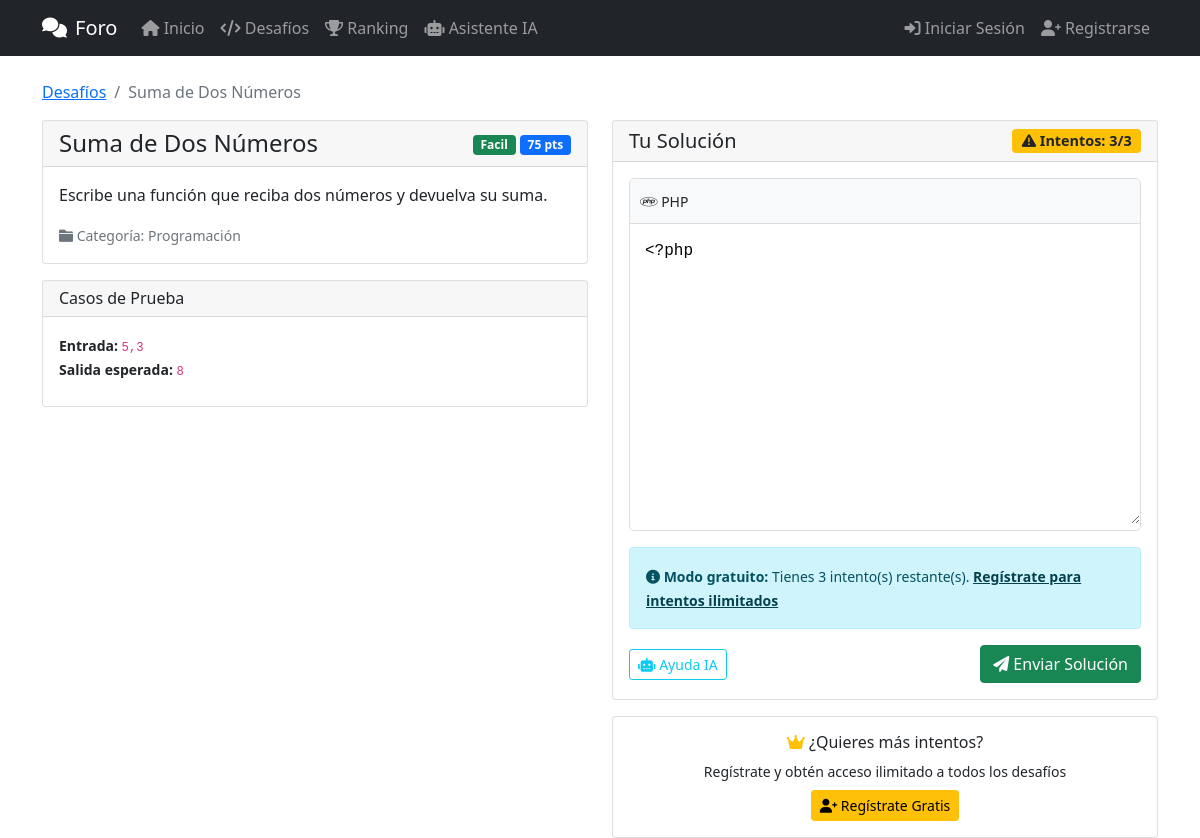
Screenshot of /desafio.php?id=2 with the database file from the repository.
### tables this page shows
CREATE TABLE desafios (
    id INT AUTO_INCREMENT PRIMARY KEY,
    titulo VARCHAR(255) NOT NULL,
    descripcion TEXT NOT NULL,
    codigo_base TEXT,
    categoria_id INT,
    dificultad ENUM('facil', 'medio', 'dificil') DEFAULT 'medio',
    puntos INT DEFAULT 100,
    fecha_creacion TIMESTAMP DEFAULT CURRENT_TIMESTAMP,
    FOREIGN KEY (categoria_id) REFERENCES categorias(id)
);

CREATE TABLE categorias (
    id INT AUTO_INCREMENT PRIMARY KEY,
    nombre VARCHAR(100) NOT NULL,
    descripcion TEXT
);

CREATE TABLE casos_prueba (
    id INT AUTO_INCREMENT PRIMARY KEY,
    desafio_id INT,
    entrada TEXT NOT NULL,
    salida_esperada TEXT NOT NULL,
    es_visible BOOLEAN DEFAULT FALSE,
    FOREIGN KEY (desafio_id) REFERENCES desafios(id)
);

### includes/auth.php (called while the page is built, shortened)
<?php
if (!function_exists('isLoggedIn')) {
    function isLoggedIn()
    {
        return isset($_SESSION['user_id']);
    }
}

### desafio.php (the view, shortened to what this page needs)
<?php
include_once 'includes/auth.php';
$desafio_id = $_GET['id'] ?? 0;
$database = new Database();
$db = $database->getConnection();
$query = "SELECT d.*, c.nombre as categoria_nombre
          FROM desafios d
          JOIN categorias c ON d.categoria_id = c.id
          WHERE d.id = ?";
$stmt = $db->prepare($query);
$stmt->execute([$desafio_id]);
$desafio = $stmt->fetch(PDO::FETCH_ASSOC);
$intentos_key = 'desafio_intentos_' . $desafio_id;
$max_intentos = 3;
$intentos_restantes = isLoggedIn() ? 'ilimitados' : $_SESSION[$intentos_key];
$solucion_existente = null;
?>
<!DOCTYPE html>
<html lang="es">
<head>
    <link href="https://cdn.jsdelivr.net/npm/bootstrap@5.1.3/dist/css/bootstrap.min.css" rel="stylesheet">
    <link rel="stylesheet" href="https://cdnjs.cloudflare.com/ajax/libs/font-awesome/6.0.0/css/all.min.css">
</head>
<body>
    <?php include 'navbar.php'; ?>
    <div class="container mt-4">
        <nav aria-label="breadcrumb">
            <ol class="breadcrumb">
                <li class="breadcrumb-item"><a href="desafios.php">Desafíos</a></li>
                <li class="breadcrumb-item active"><?php echo htmlspecialchars($desafio['titulo']); ?></li>
            </ol>
        </nav>
        <div class="row">
            <div class="col-md-6">
                <div class="card">
                    <div class="card-header d-flex justify-content-between align-items-center">
                        <h4 class="mb-0"><?php echo htmlspecialchars($desafio['titulo']); ?></h4>
                        <div>
                            <span class="badge bg-<?php echo $desafio['dificultad'] == 'facil' ? 'success' : ($desafio['dificultad'] == 'medio' ? 'warning' : 'danger'); ?>">
                                <?php echo ucfirst($desafio['dificultad']); ?>
                            </span>
                            <span class="badge bg-primary"><?php echo $desafio['puntos']; ?> pts</span>
                        </div>
                    </div>
                    <div class="card-body">
                        <p class="card-text"><?php echo nl2br(htmlspecialchars($desafio['descripcion'])); ?></p>
                        <div class="mt-3">
                            <small class="text-muted">
                                <i class="fas fa-folder"></i> Categoría: <?php echo htmlspecialchars($desafio['categoria_nombre']); ?>
                            </small>
                        </div>
                    </div>
                </div>
                <div class="card mt-3">
                    <div class="card-header">
                        <h6 class="mb-0">Casos de Prueba</h6>
                    </div>
                    <div class="card-body">
                        <?php
                        $query = "SELECT * FROM casos_prueba WHERE desafio_id = ? AND es_visible = TRUE";
                        $stmt = $db->prepare($query);
                        $stmt->execute([$desafio_id]);
                        $casos_visibles = $stmt->fetchAll(PDO::FETCH_ASSOC);
                        foreach($casos_visibles as $caso): ?>
                            <div class="mb-2">
                                <small><strong>Entrada:</strong> <code><?php echo htmlspecialchars($caso['entrada'] ?: '(ninguna)'); ?></code></small><br>
                                <small><strong>Salida esperada:</strong> <code><?php echo htmlspecialchars($caso['salida_esperada']); ?></code></small>
                            </div>
                        <?php endforeach; ?>
                    </div>
                </div>
            </div>
            <div class="col-md-6">
                <div class="card">
                    <div class="card-header d-flex justify-content-between align-items-center">
                        <h5 class="mb-0">Tu Solución</h5>
                        <?php if (!isLoggedIn()): ?>
                            <span class="badge bg-warning text-dark attempts-badge">
                                <i class="fas fa-exclamation-triangle"></i>
                                Intentos: <?php echo $intentos_restantes; ?>/<?php echo $max_intentos; ?>
                            </span>
                        <?php endif; ?>
                    </div>
                    <div class="card-body">
                        <?php if(!$solucion_existente): ?>
                            <?php if (!isLoggedIn() && $_SESSION[$intentos_key] <= 0): ?>
                                <div class="alert alert-warning text-center">
                                    <h5><i class="fas fa-exclamation-triangle"></i> ¡Límite de intentos alcanzado!</h5>
                                    <p>Has usado tus 3 intentos gratuitos. Regístrate para tener intentos ilimitados.</p>
                                    <a href="register.php?motivo=limite_intentos&desafio=<?php echo $desafio_id; ?>"
                                       class="btn btn-primary btn-lg">
                                        <i class="fas fa-user-plus"></i> Regístrate Gratis
                                    </a>
                                    <div class="mt-2">
                                        <small class="text-muted">¿Ya tienes cuenta? <a href="login.php">Inicia sesión</a></small>
                                    </div>
                                </div>
                            <?php else: ?>
                                <form method="POST">
                                    <div class="editor-container mb-3">
                                        <div class="editor-header">
                                            <small><i class="fab fa-php"></i> PHP</small>
                                        </div>
                                        <textarea class="code-editor" name="codigo_solucion"
                                                  placeholder="Escribe tu código aquí..."
                                                  required><?php echo htmlspecialchars($desafio['codigo_base'] ?? '<?php'); ?></textarea>
                                    </div>
                                    <?php if (!isLoggedIn()): ?>
                                        <div class="alert alert-info">
                                            <small>
                                                <i class="fas fa-info-circle"></i>
                                                <strong>Modo gratuito:</strong> Tienes <?php echo $intentos_restantes; ?> intento(s) restante(s).
                                                <a href="register.php?motivo=limite_intentos&desafio=<?php echo $desafio_id; ?>" class="alert-link">
                                                    Regístrate para intentos ilimitados
                                                </a>
                                            </small>
                                        </div>
                                    <?php endif; ?>
                                    <div class="d-flex justify-content-between align-items-center">
                                        <a href="ayuda_ia.php" class="btn btn-outline-info btn-sm" target="_blank">
                                            <i class="fas fa-robot"></i> Ayuda IA
                                        </a>
                                        <button type="submit" class="btn btn-success">
                                            <i class="fas fa-paper-plane"></i> Enviar Solución
                                        </button>
                                    </div>
                                </form>
                            <?php endif; ?>
                        <?php endif; ?>
                    </div>
                </div>
                <?php if (!isLoggedIn() && $_SESSION[$intentos_key] > 0): ?>
                    <div class="card mt-3">
                        <div class="card-body text-center">
                            <h6><i class="fas fa-crown text-warning"></i> ¿Quieres más intentos?</h6>
                            <p class="small mb-2">Regístrate y obtén acceso ilimitado a todos los desafíos</p>
                            <a href="register.php?motivo=limite_intentos&desafio=<?php echo $desafio_id; ?>"
                               class="btn btn-warning btn-sm">
                                <i class="fas fa-user-plus"></i> Regístrate Gratis
                            </a>
                        </div>
                    </div>
                <?php endif; ?>
            </div>
        </div>
    </div>
</body>
</html>

### desafio.php (style rules this page uses)
.editor-container { border: 1px solid #ddd; border-radius: 5px; overflow: hidden; }
.editor-header { background: #f8f9fa; padding: 10px; border-bottom: 1px solid #ddd; }
.code-editor { width: 100%; min-height: 300px; font-family: 'Courier New', monospace; border: none; padding: 15px; resize: vertical; }
.attempts-badge { font-size: 0.9rem; }

### rows the page displays
desafios: titulo "Suma de Dos Números", dificultad "Facil", puntos "75", descripcion "Escribe una función que reciba dos números y devuelva su suma.", categoria.nombre "Programación", codigo_solucion "<?php"
casos_prueba: entrada "5,3", salida_esperada "8"

### other values shown
$intentos_restantes "3"
$max_intentos "3"
